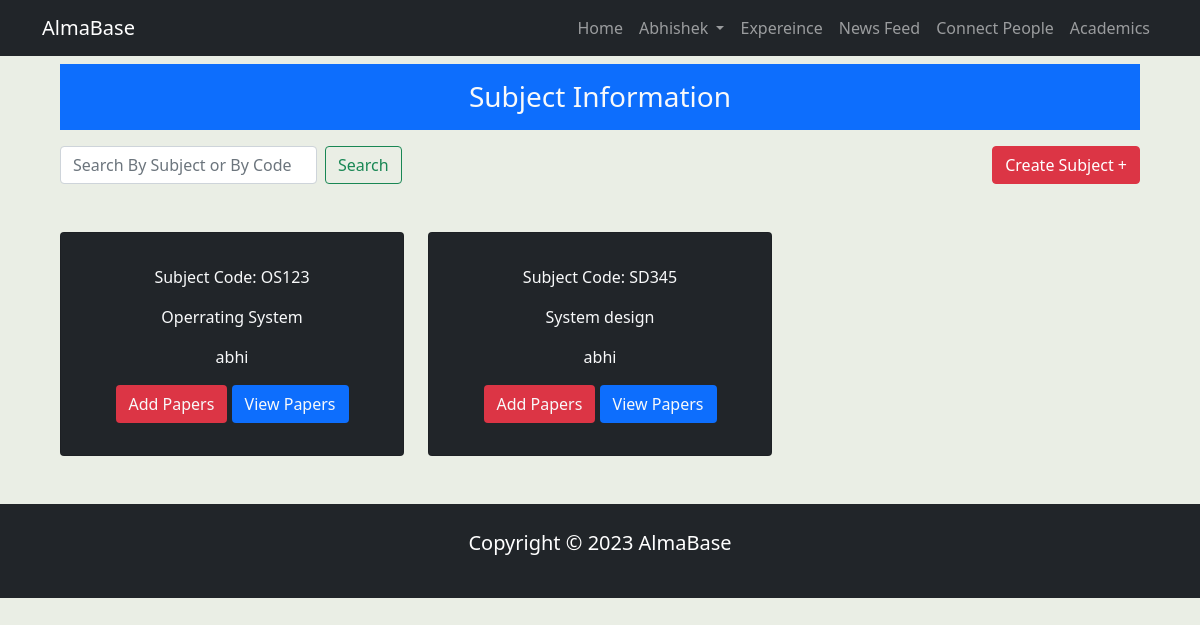
Page /prevyear/ (signed in) on the committed database.
### prevyear/models.py (models this page shows)
class Subject(models.Model):
    user  = models.ForeignKey(User,on_delete=models.SET_NULL,null=True)
    code = models.CharField(primary_key=True, max_length=20)
    subject_name = models.CharField(max_length=100)

### prevyear/views.py (the view)
# urls.py: 2. Add a URL to urlpatterns:  path('', views.home, name='home')
def home(request):
    if request.user.is_authenticated:
        fm  =Subject.objects.all()
        return render(request,'prevyear/home.html',{'form':fm})
    else:
        return redirect('/login/')

### prevyear/templates/prevyear/home.html (shortened to what this page needs)
{% extends 'app/base.html' %}
{% block banner %}
<section class="p-5">
  <div class="container text-light my-3">
    <h3 class="bg-primary text-light text-center p-3">Subject Information</h3>
  </div>
  <div class="container d-md-flex justify-content-between align-items-center mb-3">
    <form action="{% url 'prevyear:search_subject' %}" method="" class="d-flex mb-3 mb-md-0">
        <input class="form-control me-2" type="text" placeholder="Search By Subject or By Code" aria-label="Search" name="query">
        <button class="btn btn-outline-success" type="submit">Search</button>
    </form>
    {% if request.user.is_staff %}
    <a class="btn btn-danger" href="{% url 'prevyear:add_subject' %}">Create Subject &plus;</a>
    {% endif %}
  </div>
    <div class="container mt-5">
      <div class="row text-center g-4">
        {% for fm in form %}
        <div class="col-md-4">
          <div class="card bg-dark text-light">
            <div class="card-body text-center">
              <div class="card-title mb-3">
              <p class="card-text">Subject Code: {{fm.code}}</p>
              <p class="card-text">{{fm.subject_name}}</p>
              <p class="card-text">{{fm.user}}</p>
            </div>
            <a class="bg-danger btn mb-3 text-light" href="{% url 'prevyear:upload_paper' fm.code %}">Add Papers</a>
              <a class="bg-primary btn mb-3 text-light" href="{% url 'prevyear:all_papers' fm.code %}">View Papers</a>
            </div>
          </div>
        </div>
        {% endfor %}
      </div>
    </div>
  </section>
{% endblock %}

### app/templates/app/base.html (shortened to what this page needs)
{% load static %}
<!DOCTYPE html>
<html lang="en">
<head>
    <link rel="stylesheet" href="{% static 'app/css/bootstrap.min.css' %}">
    <link rel="stylesheet" href="{% static 'app/css/beauty.css' %}">
  </head>
<body>
    <nav class="navbar navbar-expand-lg bg-dark navbar-dark fixed-top">
        <div class="container">
          <a href="{% url 'home' %}" class="navbar-brand">AlmaBase</a>
          <div class="collapse navbar-collapse" id="navmenu">
            <ul class="navbar-nav ms-auto">
              <li class="nav-item">
                <a href="{% url 'home' %}" class="nav-link">Home </a>
              </li>
              {% if request.user.is_authenticated %}
                <li class="nav-item dropdown">
                    <a
                      href="#"
                      class="nav-link dropdown-toggle"
                      role="button"
                      data-bs-toggle="dropdown"
                      aria-expanded="false"
                      >{{request.user.first_name}}
                    </a>
                  </li>
                  {% endif %}
                  <li class="nav-item">
                    <a href="{% url 'allinterview' %}" class="nav-link">Expereince </a>
                  </li>
              <li class="nav-item">
                <a href="{% url 'all_jobs' %}" class="nav-link">News Feed </a>
              </li>
              <li class="nav-item">
                <a href="{% url 'aluminiinfo' %}" class="nav-link">Connect People </a>
              </li>
              <li class="nav-item">
                <a href="{% url 'prevyear:home' %}" class="nav-link">Academics </a>
              </li>
            </ul>
          </div>
        </div>
      </nav>
    {% block banner %} {% endblock banner %}
       <footer class="p-4 bg-dark text-white text-center position-relative">
        <div class="container">
          <p class="lead">Copyright &copy; 2023 AlmaBase</p>
          <a href="#" class="position-absolute bottom-0 end-0 p-5">
          </a>
        </div>
      </footer>
</body>
</html>

### static/app/css/beauty.css (style rules this page uses)
body { background-color: #eaeee5; color: antiquewhite; }

### rows in the picture
Subject: code "OS123", subject_name "Operrating System", user "abhi"
Subject: code "SD345", subject_name "System design", user "abhi"

### other values in the picture
{{ request.user.first_name }} "Abhishek"
